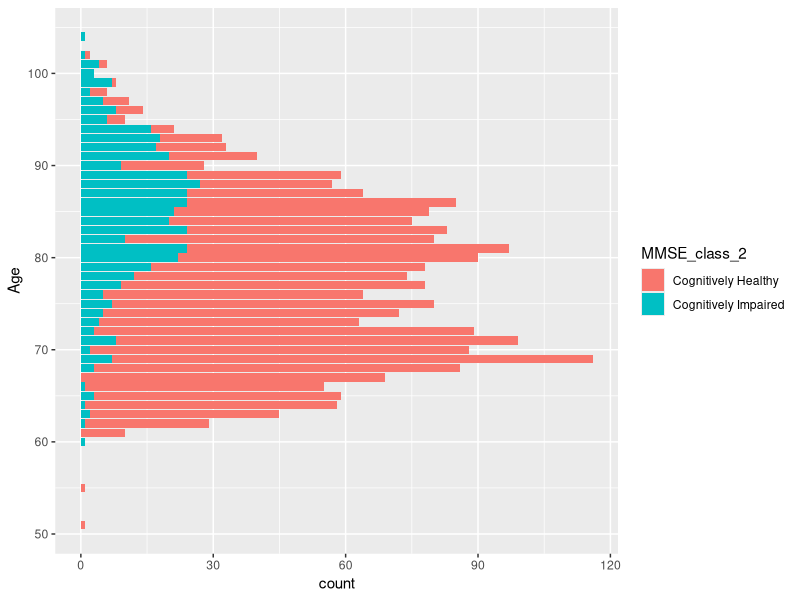

Write the R code that produced this figure.
library(ggplot2)
library(dplyr)
library(tidyr)
library(readr)
# library(tidymodels)

# Visualization function
visualize_data <- function(data) {

  # Summary statistic
  summary(data)
  ggplot(data, aes(Age, fill = MMSE_class_2)) +
    geom_bar() +
    coord_flip()

  # Your data visualization code here
  # You can create plots using ggplot2 or other libraries

  # Pairwise scatter plot
  # pairs(data[, sapply(data, is.numeric)], col = data$Cognitive.Impairment, pch = 16, main = "Pairwise Scatter Plots")
  # pairs(data[, c("Age", "Education_ID", "Mobility", "body_height", "MNAa_q3", "body_weight", "MNAb_tot", "waist", "bmi", "MNAa_tot")], col = data$Cognitive.Impairment, pch = 16, main = "Pairwise Scatter Plots")


  # Histogram
  # numeric_columns <- c("Age", "Education_ID", "Mobility", "body_height", "MNAa_q3", "body_weight", "MNAb_tot", "waist", "bmi", "MNAa_tot")
  # data %>%
  #   gather(key = "Variable", value = "Value", numeric_columns) %>%
  #   ggplot(aes(x = Value, fill = Cognitive.Impairment)) +
  #   geom_histogram(binwidth = 5) +
  #   facet_wrap(~Variable, scales = "free") +
  #   labs(title = "Histograms of Numerical Features") +
  #   theme_minimal()


  # Correlation heatmap
  # correlation_matrix <- cor(data[, numeric_columns])
  # corrplot::corrplot(correlation_matrix, method = "color")


  # Bar plot
  # data %>%
  #   group_by(Endocrine.Disease_Hyperlipidaemia) %>%
  #   summarise(count = n()) %>%
  #   ggplot(aes(x = Endocrine.Disease_Hyperlipidaemia, y = count)) +
  #   geom_bar(stat = "identity") +
  #   labs(title = "Counts of Endocrine Disease (Hyperlipidaemia)")

  

  # Box plot
  # data %>%
  #   ggplot(aes(x = Cognitive.Impairment, y = Age)) +
  #   geom_boxplot() +
  #   labs(title = "Box Plot of Age by Cognitive Impairment")


}

############################ Main script #############################

data <- read.csv("preprocessed_data/preprocessed_data.csv")

# Visualization
visualize_data(data)
